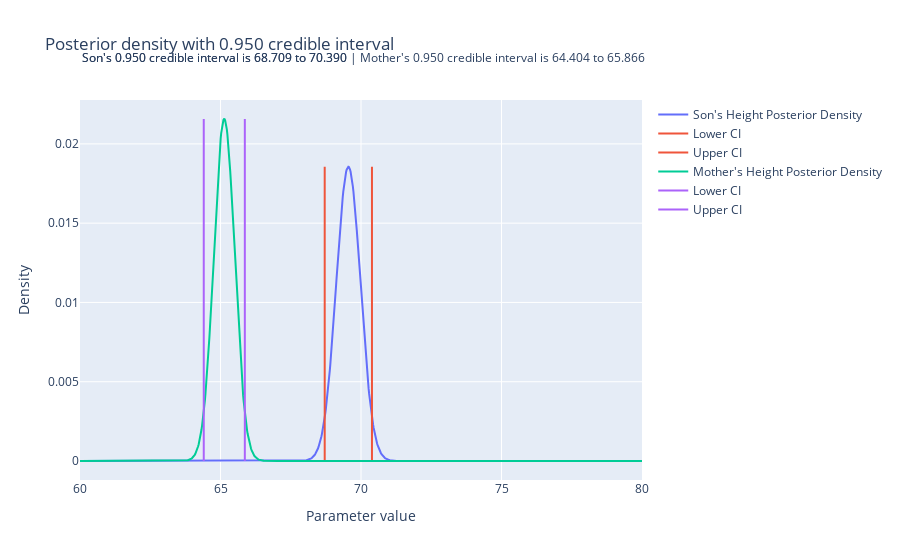

Notebook source saved alongside this figure:
### Markdown cell above
To compare the posterior distributions of the mean heights of the sons to the distribution of the mean heights of the mothers, we compute and compare the confidence intervals. 

- Use the `plot_ci` function to plot credible intervals for mother and son heights. You can call the function twice in the same cell and the two distributions will be plotted next to each other in one plot. What conclusion do you draw about the heights of mothers versus sons? <span style="color:red" float:right>[10 point]</span>

### Code cell
num_samples = 100000
lower_q, upper_q = [.025, .975]

f = plot_ci(mu, son_posterior, num_samples, lower_q, upper_q, name="Son's Height Posterior Density")
f = plot_ci(mu, mom_posterior, num_samples, lower_q, upper_q, fig=f, name="Mother's Height Posterior Density")
f.show()

### Figure 1 — Plotly figure (JSON) as saved in the notebook; plotly's stock layout.template omitted (floating-point values rounded to 4 significant figures; data arrays with more than 128 entries replaced by an {"elided": "..."} marker saying what was removed)
{"data": [{"line": {"color": "#636EFA"}, "mode": "lines", "name": "Son's Height Posterior Density", "type": "scatter", "x": {"elided": "1000 float values"}, "y": {"elided": "1000 float values"}}, {"line": {"color": "#EF553B"}, "mode": "lines", "name": "Lower CI", "type": "scatter", "x": [68.71, 68.71], "y": [0, 0.01856]}, {"line": {"color": "#EF553B"}, "mode": "lines", "name": "Upper CI", "type": "scatter", "x": [70.39, 70.39], "y": [0, 0.01856]}, {"line": {"color": "#00CC96"}, "mode": "lines", "name": "Mother's Height Posterior Density", "type": "scatter", "x": {"elided": "1000 float values"}, "y": {"elided": "1000 float values"}}, {"line": {"color": "#AB63FA"}, "mode": "lines", "name": "Lower CI", "type": "scatter", "x": [64.4, 64.4], "y": [0, 0.02157]}, {"line": {"color": "#AB63FA"}, "mode": "lines", "name": "Upper CI", "type": "scatter", "x": [65.87, 65.87], "y": [0, 0.02157]}], "layout": {"annotations": [{"showarrow": false, "text": "Son's 0.950 credible interval is 68.709 to 70.390", "x": 0, "xref": "paper", "y": 1.14, "yref": "paper"}, {"showarrow": false, "text": "Son's 0.950 credible interval is 68.709 to 70.390 | Mother's 0.950 credible interval is 64.404 to 65.866", "x": 0, "xref": "paper", "y": 1.14, "yref": "paper"}], "showlegend": true, "title": {"text": "Posterior density with 0.950 credible interval"}, "xaxis": {"title": {"text": "Parameter value"}}, "yaxis": {"title": {"text": "Density"}}}}
